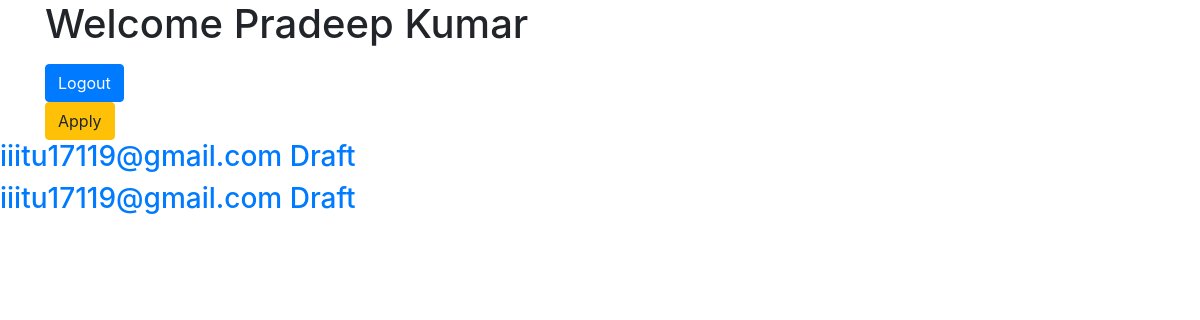
/accounts/ (signed in), run on an earlier commit of the app's database.
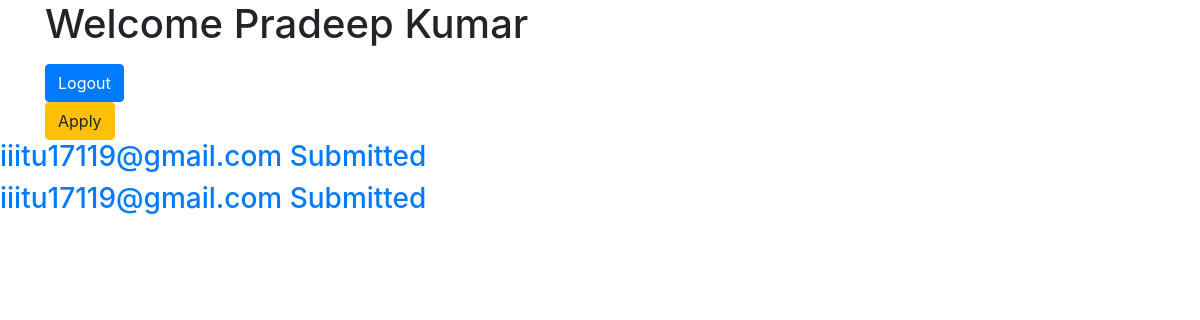
And on a later commit of the database.
### phdfellows/models.py (models this page shows, shortened)
class Application(models.Model):
    user = models.ForeignKey(User,on_delete=models.DO_NOTHING)
    category_choices = [
        ('SC','SC'),
        ('OBC','OBC'),
        ('ST','ST'),
        ('EWS','EWS'),
        ('General','General'),
    ]
    category = models.CharField(choices=category_choices, default='General',max_length=10)
    having_disability = models.BooleanField("Disabled",default=False)
    research_area_choices = [
        ('Machine Learning','Machine Learning'),
        ('Cloud Computing','Cloud Computing'),
        ('Airtifial Intelligence','Airtifial Intelligence'),
        ('Software Development','Software Development'),
        ('Cryptography','Cryptography'),
    ]
    research_area = models.CharField(choices=research_area_choices,max_length=50)
    applying_for_list = [
        ('PhD','PhD'),
        ('MS','MS'),
    ]
    applying_for = models.CharField(choices=applying_for_list,max_length=5)
    enrollment_type_list = [
        ('Full time','Full time'),
        ('Part time','Part time'),
    ]
    enrollment_type = models.CharField(choices=enrollment_type_list,max_length=50)
    first_name = models.CharField(max_length=200)
    last_name = models.CharField(max_length=200)
    email = models.EmailField(max_length=200)
    date_of_birth = models.DateField(_("Date of Birth"),null=True)
    married = models.BooleanField(default=False)
    gender_list = [
        ('Male','Male'),
        ('Female','Female'),
        ('Other','Other'),
    ]
    gender = models.CharField(choices=gender_list,max_length=20)
    phone_no = models.CharField("Phone Number(With Country Code)",max_length=13)
    address = models.TextField()
    state = models.CharField(max_length=40)
    city = models.CharField(max_length=50)
    pin_code = models.CharField(validators=[RegexValidator(regex='^.{6}$',message='Length has to be 6', code='nomatch')],max_length=6)
    score_in_ug = models.FloatField("Score in UG",default=None ,null=True)
    scale_score_list = [
        ('0-5 CGPA','0-5 CGPA',),
        ('0-10 CGPA','0-10 CGPA',),
        ('0-100%','0-100%',),
    ]
    scale_of_score_ug = models.CharField("Scale of Score",choices=scale_score_list,max_length=20)
    ug_discipline_list = [
        ('CSE','CSE'),
        ('EE','EE'),
        ('ME','ME'),
        ('ECE','ECE'),
        ('CE','CE'),
    ]
    ug_discipline = models.CharField("UG Discipline",choices=ug_discipline_list,max_length=20)
    ug_college_or_university = models.CharField('UG College/University',max_length=200)
    pg_passed_or_expected_to_pass_in_year = models.IntegerField("PG Passed Year or Expected to Pass in Year",validators=[RegexValidator(regex='^.{4}$',message='Length has to be 4',code='nomatch')],default=None ,null=True)
    score_in_pg = models.FloatField("Score in PG", default=None ,null=True)
    scale_of_score_pg = models.CharField("Scale of Score",choices=scale_score_list, max_length=20)
    pg_discipline = models.CharField("PG Discipline",choices=ug_discipline_list,max_length=50)
    pg_college_or_university = models.CharField('PG College/University', max_length=200)
    qualifying_examination_list = [
        ("GATE","GATE"),
        ("NET","NET"),
    ]
    qualifying_examination = models.CharField(choices=qualifying_examination_list,max_length=20)
    branch_code_for_qualifying_exam = models.CharField(choices=ug_discipline_list, max_length=10)
    qualifying_exam_score_valid_upto = models.IntegerField(validators=[RegexValidator(regex='^.{4}$',message='Length has to be 4', code='nomatch')],default=None ,null=True)
    all_india_rank_in_qualifying_exam = models.IntegerField("All India rank in Qualifying Exam",default=None ,null=True)
    score_in_qualifying_exam = models.FloatField(default=None ,null=True)
    work_experience_in_year = models.CharField("Work Experpience(in years)",max_length=3)
    type_of_work_list = [
        ('Teaching','Teaching'),
        ('IT Industry','IT Industry'),
        ('Research Organisation','Research Organisation'),
        ('Other','Other'),
    ]
    type_of_work = models.CharField(choices=type_of_work_list,max_length=50)
    no_of_peer_reviewed_publications = models.IntegerField(default=None ,null=True)
    no_of_patents_granted = models.IntegerField(default=None ,null=True)
    guide_preference_1 = models.CharField(max_length=200)
    guide_preference_2 = models.CharField(max_length=200)
    guide_preference_3 = models.CharField(max_length=200)
    status_list = [
        ('Draft','Draft'),
        ('Submitted','Submitted'),
        ('Shortlisted for Test','Shortlisted for Test'),
        ('Shortlisted for Interview','Shortlisted for Interview'),
        ('Selected','Selected'),
        ('Rejected','Rejected'),
    ]
    current_status = models.CharField(default='Draft',choices=status_list,max_length=30)
    previous_status = models.CharField(max_length=30)
    submitted_at = models.DateField(auto_now=True)
    application_no = models.IntegerField(unique=True,default=None ,null=True)

### phdfellows/views.py (the view)
# urls.py: path('',views.HomePage.as_view(),name='home'),
class HomePage(LoginRequiredMixin,ListView):
    login_url = '/login'
    model = PhdFellows
    template_name = 'phdfellows/homepage.html'
    context_object_name = 'applications'
    def get_queryset(self):
        return Application.objects.filter(email=self.request.user.email)

### phdfellows/templates/phdfellows/homepage.html (shortened to what this page needs)
{% extends 'base.html' %}
{% load bootstrap4 %
{% block body %}
  {% if user.is_authenticated %}
  <div class="container">
    <h1>Welcome  {{user.first_name}} {{user.last_name}}</h1>
    <form><button type="submit" class="btn btn-primary" formaction="{% url 'phdfellows:logout' %}">Logout</button></form>
    <form><button type="submit" class="btn btn-warning" formaction="{% url 'phdfellows:application' %}">Apply</button></form>
  </div>
  <div class="centerstage">
      {% for application in applications %}
        {% ifequal application.current_status "Draft" %}
          <h3><a href="{% url 'phdfellows:update' pk=application.pk %}">{{application.email }} {{application.current_status}}</a></h3>
        {% else %}
          <h3><a href="{% url 'phdfellows:application_detail' pk=application.pk %}">{{application.email }} {{application.current_status}}</a></h3>
        {% endifequal %}
      {% endfor %}
  </div>
  {% else %}
      <div class="container">
        <h1>Pleae Login!</h1>
        <form><button type="submit" class="btn btn-primary" formaction="{% url 'phdfellows:login' %}">Login</button></form>
      </div>
  {% endif %}

### templates/base.html (shortened to what this page needs)
<!DOCTYPE html>
{% load staticfiles %}
<html lang="en" dir="ltr">
  <head>
    <link rel="stylesheet" href="https://stackpath.bootstrapcdn.com/bootstrap/4.3.1/css/bootstrap.min.css">
  </head>
  <body>
    {% block body %}
    {% endblock %}
  </body>
</html>

What changed in the data, as far as the page shows it:
removed Application: email "iiitu17119@gmail.com", current_status "Draft"
removed Application: email "iiitu17119@gmail.com", current_status "Draft"
added Application: email "iiitu17119@gmail.com", current_status "Submitted"
added Application: email "iiitu17119@gmail.com", current_status "Submitted"
